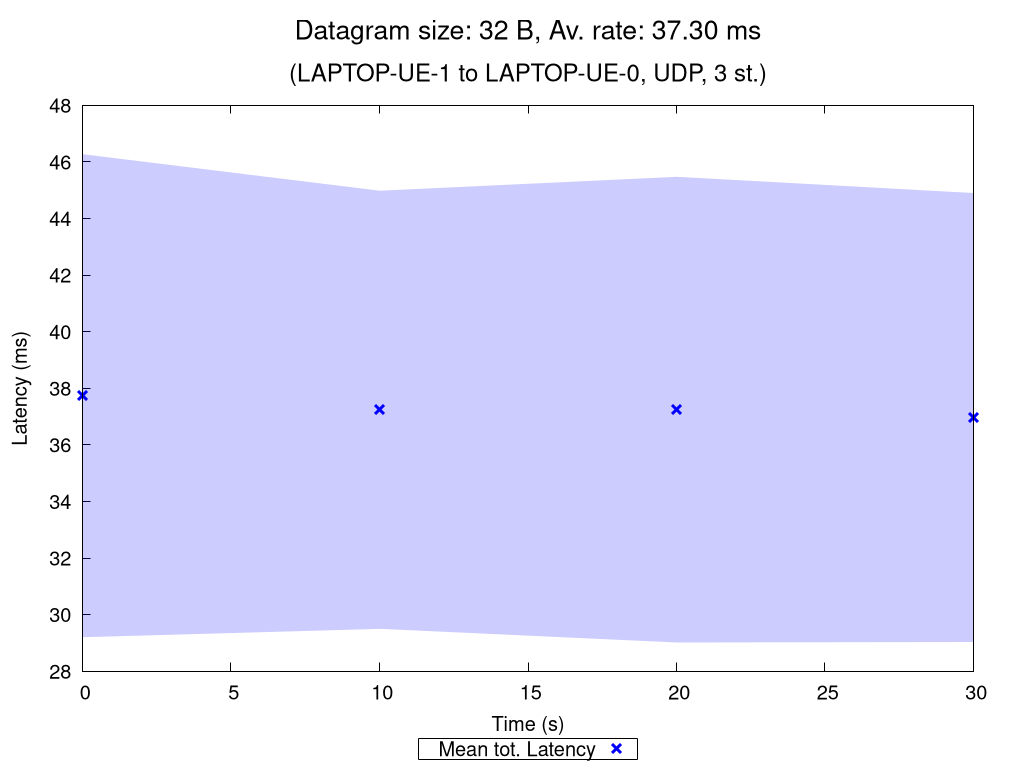

The script that saved this image:
set terminal pngcairo nocrop enhanced size 1024,768 font "Verdana,15"
set output "UDP_3_st_2020_10_08_13-12-07_one2two_00032B.png"

set title "{/=20 Datagram size: 32 B, Av. rate: 37.30 ms}\n\n{/=18 (LAPTOP-UE-1 to LAPTOP-UE-0, UDP, 3 st.)}"

set xlabel "Time (s)"
set ylabel "Latency (ms)"
set ytics nomirror
set key bmargin center horizontal box samplen 1 width -1
set bmargin 4.6
set rmargin 4.5

rf = 1.0  # rate factor
set style fill transparent solid 0.2 noborder
set autoscale xfix
plot "UDP_3_st_2020_10_08_13-12-07_one2two_00032B_iperf_processed.dat" using 1:($2/rf-$3/rf):($2/rf+$3/rf) with filledcurves lc rgb "blue" notitle, \
     "" using 1:($2/rf) with points pt 2 ps 1.5 lw 3 lc rgb "blue" title "Mean tot. Latency", \
